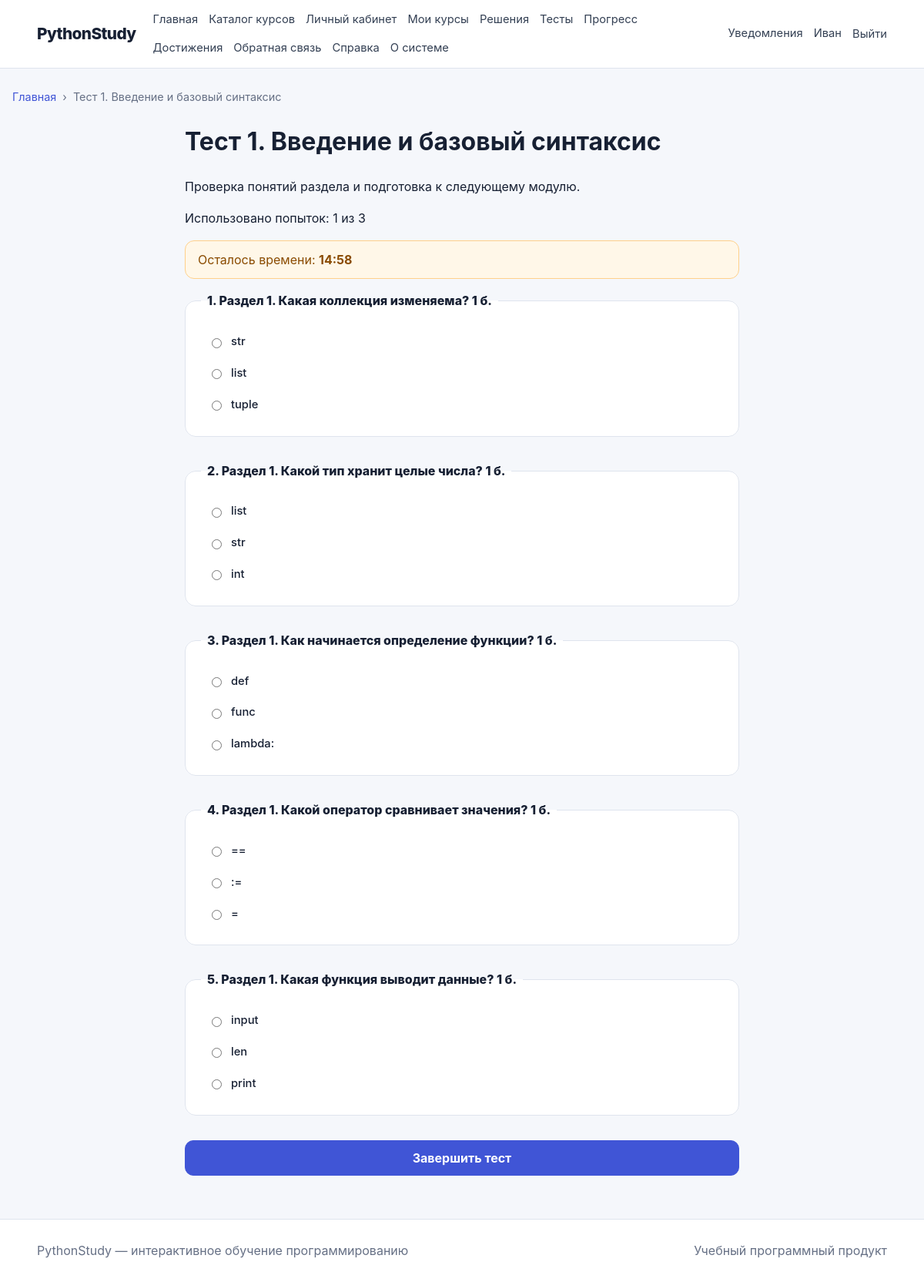
/student/quizzes/1 (signed in), run on the app's committed database.
### app/models/user.py (models this page shows, shortened)
class User(UserMixin, TimestampMixin, db.Model):
    __tablename__ = "users"
    id = db.Column(db.BigInteger().with_variant(db.Integer, "sqlite"), primary_key=True)
    role_id = db.Column(db.BigInteger().with_variant(db.Integer, "sqlite"), db.ForeignKey("roles.id"), nullable=False)
    username = db.Column(db.String(80), unique=True, index=True)
    email = db.Column(db.String(255), unique=True, nullable=False, index=True)
    password_hash = db.Column(db.String(255), nullable=False)
    last_name = db.Column(db.String(100), nullable=False)
    first_name = db.Column(db.String(100), nullable=False)
    middle_name = db.Column(db.String(100))
    avatar_path = db.Column(db.String(500))
    status = db.Column(db.String(30), default="active", nullable=False, index=True)
    is_email_verified = db.Column(db.Boolean, default=False, nullable=False)
    last_login_at = db.Column(db.DateTime(timezone=True))
    role = db.relationship("Role", back_populates="users")
    taught_courses = db.relationship("Course", back_populates="teacher", foreign_keys="Course.teacher_id")
    enrollments = db.relationship("CourseEnrollment", back_populates="user", cascade="all, delete-orphan")
    lesson_progress = db.relationship("LessonProgress", back_populates="user", cascade="all, delete-orphan")
    submissions = db.relationship("Submission", back_populates="user", cascade="all, delete-orphan", foreign_keys="Submission.user_id")
    quiz_attempts = db.relationship("QuizAttempt", back_populates="user", cascade="all, delete-orphan")
    notifications = db.relationship("Notification", back_populates="user", cascade="all, delete-orphan")
    @property
    def is_active_account(self):
        return self.status == "active"
    @property
    def is_active(self):
        return self.is_active_account
    def has_role(self, *codes):
        return bool(self.role and self.role.code in codes)

### app/models/quiz.py (models this page shows)
class Quiz(TimestampMixin, db.Model):
    __tablename__ = "quizzes"
    id = db.Column(db.BigInteger().with_variant(db.Integer, "sqlite"), primary_key=True)
    lesson_id = db.Column(db.BigInteger().with_variant(db.Integer, "sqlite"), db.ForeignKey("lessons.id"))
    course_id = db.Column(db.BigInteger().with_variant(db.Integer, "sqlite"), db.ForeignKey("courses.id"))
    created_by = db.Column(db.BigInteger().with_variant(db.Integer, "sqlite"), db.ForeignKey("users.id"), nullable=False)
    title = db.Column(db.String(255), nullable=False)
    description = db.Column(db.Text)
    time_limit_minutes = db.Column(db.Integer)
    passing_score = db.Column(db.Integer, default=70, nullable=False)
    max_attempts = db.Column(db.Integer, default=3, nullable=False)
    randomize_questions = db.Column(db.Boolean, default=False, nullable=False)
    randomize_options = db.Column(db.Boolean, default=False, nullable=False)
    show_correct_answers = db.Column(db.Boolean, default=True, nullable=False)
    status = db.Column(db.String(30), default="draft", nullable=False)
    is_required = db.Column(db.Boolean, default=True, nullable=False)
    lesson = db.relationship("Lesson", back_populates="quizzes")
    course = db.relationship("Course", back_populates="quizzes")
    author = db.relationship("User", foreign_keys=[created_by])
    questions = db.relationship("QuizQuestion", back_populates="quiz", cascade="all, delete-orphan", order_by="QuizQuestion.order_index")
    attempts = db.relationship("QuizAttempt", back_populates="quiz", cascade="all, delete-orphan")

class QuizQuestion(db.Model):
    __tablename__ = "quiz_questions"
    id = db.Column(db.BigInteger().with_variant(db.Integer, "sqlite"), primary_key=True)
    quiz_id = db.Column(db.BigInteger().with_variant(db.Integer, "sqlite"), db.ForeignKey("quizzes.id"), nullable=False)
    question_type = db.Column(db.String(40), nullable=False)
    question_text = db.Column(db.Text, nullable=False)
    code_snippet = db.Column(db.Text)
    correct_text_answer = db.Column(db.Text)
    explanation = db.Column(db.Text)
    points = db.Column(db.Integer, default=1, nullable=False)
    order_index = db.Column(db.Integer, default=1, nullable=False)
    quiz = db.relationship("Quiz", back_populates="questions")
    options = db.relationship("QuizOption", back_populates="question", cascade="all, delete-orphan", order_by="QuizOption.order_index")
    answers = db.relationship("QuizAnswer", back_populates="question")

class QuizOption(db.Model):
    __tablename__ = "quiz_options"
    id = db.Column(db.BigInteger().with_variant(db.Integer, "sqlite"), primary_key=True)
    question_id = db.Column(db.BigInteger().with_variant(db.Integer, "sqlite"), db.ForeignKey("quiz_questions.id"), nullable=False)
    option_text = db.Column(db.Text, nullable=False)
    is_correct = db.Column(db.Boolean, default=False, nullable=False)
    order_index = db.Column(db.Integer, default=1, nullable=False)
    question = db.relationship("QuizQuestion", back_populates="options")

### app/student/routes.py (the view, shortened to what this page needs)
@bp.route("/quizzes/<int:quiz_id>", methods=["GET", "POST"])
@roles_required("student")
def quiz(quiz_id):
    quiz = Quiz.query.filter_by(id=quiz_id, status="published").first_or_404()
    course_id = quiz.course_id or quiz.lesson.module.course_id
    _require_enrollment(course_id)
    attempts_count = QuizAttempt.query.filter_by(quiz_id=quiz.id, user_id=current_user.id).count()
    timer_key = f"quiz_started_{quiz.id}"
    if request.method == "GET":
        remaining_seconds = None
        if quiz.time_limit_minutes:
            started_at = session.setdefault(timer_key, time.time())
            remaining_seconds = max(0, int(float(quiz.time_limit_minutes) * 60 - (time.time() - started_at)))
        questions = list(quiz.questions)
        if quiz.randomize_questions:
            random.shuffle(questions)
        options_by_question = {}
        for question in questions:
            options = list(question.options)
            if quiz.randomize_options:
                random.shuffle(options)
            options_by_question[question.id] = options
        return render_template(
            "student/quiz.html",
            quiz=quiz,
            questions=questions,
            options_by_question=options_by_question,
            attempts_count=attempts_count,
            remaining_seconds=remaining_seconds,
            breadcrumbs=[("Главная", "public.index"), (quiz.title, None)],
        )

### app/context_processors.py (called while the page is built)
def inject_global_context():
    return {
        "current_path": request.path,
        "is_authenticated": current_user.is_authenticated,
    }

### app/student/routes.py (called while the page is built)
def _require_enrollment(course_id):
    enrollment = CourseEnrollment.query.filter_by(user_id=current_user.id, course_id=course_id).first()
    if not enrollment:
        abort(403)
    return enrollment

### app/templates/student/quiz.html (shortened to what this page needs)
{% extends 'base.html' %}
{% block content %}
  <div class="narrow">
    <h1>{{ quiz.title }}</h1>
    <p>{{ quiz.description }}</p>
    <p>Использовано попыток: {{ attempts_count }} из {{ quiz.max_attempts }}</p>
    {% if remaining_seconds is not none %}
      <p class="quiz-timer" id="quiz-timer" data-seconds="{{ remaining_seconds }}">
        Осталось времени: <strong> </strong>
      </p>
    {% endif %}
    <form method="post" class="quiz-form" id="quiz-form">
      {% for question in questions %}
        <fieldset>
          <legend>
            {{ loop.index }}. {{ question.question_text }} <span>{{ question.points }} б.</span>
          </legend>
          {% if question.question_type == 'multiple_choice' %}
            {% for option in options_by_question[question.id] %}
              <label class="option">
                <input type="checkbox" name="question_{{ question.id }}" value="{{ option.id }}">
                {{ option.option_text }}
              </label>
            {% endfor %}
          {% elif question.question_type == 'single_choice' %}
            {% for option in options_by_question[question.id] %}
              <label class="option">
                <input type="radio" name="question_{{ question.id }}" value="{{ option.id }}" required>
                {{ option.option_text }}
              </label>
            {% endfor %}
          {% else %}
            <input name="question_{{ question.id }}_text" required>
          {% endif %}
        </fieldset>
      {% endfor %}
      <button class="button" type="submit">Завершить тест</button>
    </form>
  </div>
{% endblock %}

### app/templates/base.html (shortened to what this page needs)
<!DOCTYPE html>
<html lang="ru">
  <head>
    <link rel="stylesheet" href="{{ url_for('static', filename='css/main.css') }}">
    <link rel="stylesheet" href="{{ url_for('static', filename='css/responsive.css') }}">
  </head>
  <body>
    <header class="topbar">
      <a class="brand" href="{{ url_for('public.index') }}">PythonStudy</a>
      <nav class="main-nav" aria-label="Основное меню">
        <a href="{{ url_for('public.index') }}">Главная</a>
        <a href="{{ url_for('public.courses') }}">Каталог курсов</a>
        {% if current_user.is_authenticated and current_user.has_role('student') %}
          <a href="{{ url_for('student.dashboard') }}">Личный кабинет</a>
          <a href="{{ url_for('student.my_courses') }}">Мои курсы</a>
          <a href="{{ url_for('student.submissions') }}">Решения</a>
          <a href="{{ url_for('student.quiz_attempts') }}">Тесты</a>
          <a href="{{ url_for('student.progress') }}">Прогресс</a>
          <a href="{{ url_for('student.achievements') }}">Достижения</a>
        {% elif current_user.is_authenticated and current_user.has_role('teacher') %}
          <a href="{{ url_for('teacher.dashboard') }}">Кабинет преподавателя</a>
          <a href="{{ url_for('teacher.courses') }}">Мои курсы</a>
        {% elif current_user.is_authenticated and current_user.has_role('admin') %}
          <a href="{{ url_for('admin.dashboard') }}">Администрирование</a>
          <a href="{{ url_for('admin.users') }}">Пользователи</a>
          <a href="{{ url_for('admin.settings') }}">Настройки</a>
        {% endif %}
        <a href="{{ url_for('public.feedback') }}">Обратная связь</a>
        <a href="{{ url_for('public.help_page') }}">Справка</a>
        <a href="{{ url_for('public.about') }}">О системе</a>
      </nav>
      <div class="auth-zone">
        {% if current_user.is_authenticated %}
          <a href="{{ url_for('student.notifications') }}">Уведомления</a>
          <a href="{{ url_for('student.profile') }}">{{ current_user.first_name }}</a>
          <form method="post" action="{{ url_for('auth.logout') }}" class="inline-form">
            <button class="link-button" type="submit">Выйти</button>
          </form>
        {% else %}
          <a href="{{ url_for('auth.login') }}">Войти</a>
          <a class="button small" href="{{ url_for('auth.register') }}">Регистрация</a>
        {% endif %}
      </div>
    </header>
    <main class="page-shell">
      {% include 'partials/breadcrumbs.html' %}
      {% block content %}{% endblock %}
    </main>
    <footer class="footer">
      <div>PythonStudy — интерактивное обучение программированию</div>
      <div>Учебный программный продукт</div>
    </footer>
  </body>
</html>

### app/templates/partials/breadcrumbs.html
{% if breadcrumbs %}
  <nav class="breadcrumbs" aria-label="Хлебные крошки">
    {% for item in breadcrumbs %}
      {% if not loop.last and item[1] %}
        {% if item[1] is string %}
          <a href="{{ url_for(item[1]) }}">{{ item[0] }}</a>
        {% else %}
          <a href="{{ item[1]() }}">{{ item[0] }}</a>
        {% endif %}
        <span>›</span>
      {% else %}
        <span aria-current="page">{{ item[0] }}</span>
      {% endif %}
    {% endfor %}
  </nav>
{% endif %}

### app/static/css/main.css (style rules this page uses)
:root { --bg: #f5f7fb; --surface: #ffffff; --surface-soft: #eef2ff; --text: #172033; --muted: #667085; --line: #dfe4ee; --primary: #4055d6; --primary-dark: #2f43b9; --success: #18794e; --danger: #b42318; --warning: #a15c00; --radius: 16px; --shadow: 0 12px 35px rgba(27, 39, 94, 0.08); }
* { box-sizing: border-box; }
html { scroll-behavior: smooth; }
body { margin: 0; font-family: Inter, -apple-system, BlinkMacSystemFont, "Segoe UI", sans-serif; color: var(--text); background: var(--bg); line-height: 1.55; }
a { color: var(--primary); text-decoration: none; }
button, input, textarea, select { font: inherit; }
button { cursor: pointer; }
.topbar { position: sticky; top: 0; z-index: 20; display: grid; grid-template-columns: auto 1fr auto; align-items: center; gap: 22px; padding: 14px 4vw; background: rgba(255,255,255,.96); border-bottom: 1px solid var(--line); backdrop-filter: blur(14px); }
.brand { font-size: 1.3rem; font-weight: 850; color: var(--text); letter-spacing: -.03em; }
.main-nav, .auth-zone { display: flex; align-items: center; gap: 14px; flex-wrap: wrap; }
.main-nav a, .auth-zone a, .link-button { color: #344054; font-size: .92rem; }
.auth-zone { justify-content: flex-end; }
.inline-form { display: inline; margin: 0; }
.link-button { border: 0; background: transparent; padding: 0; }
.page-shell { width: min(1180px, calc(100% - 32px)); margin: 0 auto; min-height: calc(100vh - 160px); padding: 26px 0 56px; }
.footer { display: flex; justify-content: space-between; gap: 16px; padding: 28px 4vw; color: var(--muted); background: #fff; border-top: 1px solid var(--line); }
.breadcrumbs { display: flex; align-items: center; gap: 8px; margin-bottom: 22px; color: var(--muted); font-size: .9rem; overflow-x: auto; white-space: nowrap; }
.button { display: inline-flex; align-items: center; justify-content: center; gap: 8px; border: 1px solid var(--primary); border-radius: 11px; padding: 10px 16px; background: var(--primary); color: #fff; font-weight: 700; text-decoration: none; transition: .15s ease; }
.narrow { width: min(720px, 100%); margin: 0 auto; }
form { display: grid; gap: 14px; }
label { display: grid; gap: 6px; font-weight: 700; font-size: .92rem; }
input, textarea, select { width: 100%; padding: 10px 12px; border: 1px solid #cfd6e3; border-radius: 10px; background: #fff; color: var(--text); outline: none; }
.quiz-form fieldset { margin: 0 0 18px; padding: 20px; border: 1px solid var(--line); border-radius: 14px; background: #fff; }
.quiz-timer { position: sticky; top: 80px; z-index: 5; padding: 12px 16px; border: 1px solid #ffd08a; border-radius: 12px; color: #8a4b00; background: #fff7e8; }
.quiz-form legend { padding: 0 8px; font-weight: 800; }
.option { display: flex; grid-template-columns: auto 1fr; align-items: center; gap: 9px; padding: 9px; border-radius: 9px; font-weight: 500; }
.option input { width: auto; }

### data on the page
User: first_name "Иван"
Quiz: title "Тест 1. Введение и базовый синтаксис", description "Проверка понятий раздела и подготовка к следующему модулю.", max_attempts "3"
QuizQuestion: question_text "Раздел 1. Какая коллекция изменяема?", points "1"
QuizOption: option_text "str"
QuizOption: option_text "list"
QuizOption: option_text "tuple"
QuizQuestion: question_text "Раздел 1. Какой тип хранит целые числа?", points "1"
QuizOption: option_text "list"
QuizOption: option_text "str"
QuizOption: option_text "int"
QuizQuestion: question_text "Раздел 1. Как начинается определение функции?", points "1"
QuizOption: option_text "def"
QuizOption: option_text "func"
QuizOption: option_text "lambda:"
QuizQuestion: question_text "Раздел 1. Какой оператор сравнивает значения?", points "1"
QuizOption: option_text "=="
QuizOption: option_text ":="
QuizOption: option_text "="
QuizQuestion: question_text "Раздел 1. Какая функция выводит данные?", points "1"
QuizOption: option_text "input"
QuizOption: option_text "len"
QuizOption: option_text "print"

### other printed values
{{ item[0] }} "Главная"
{{ attempts_count }} "1"
